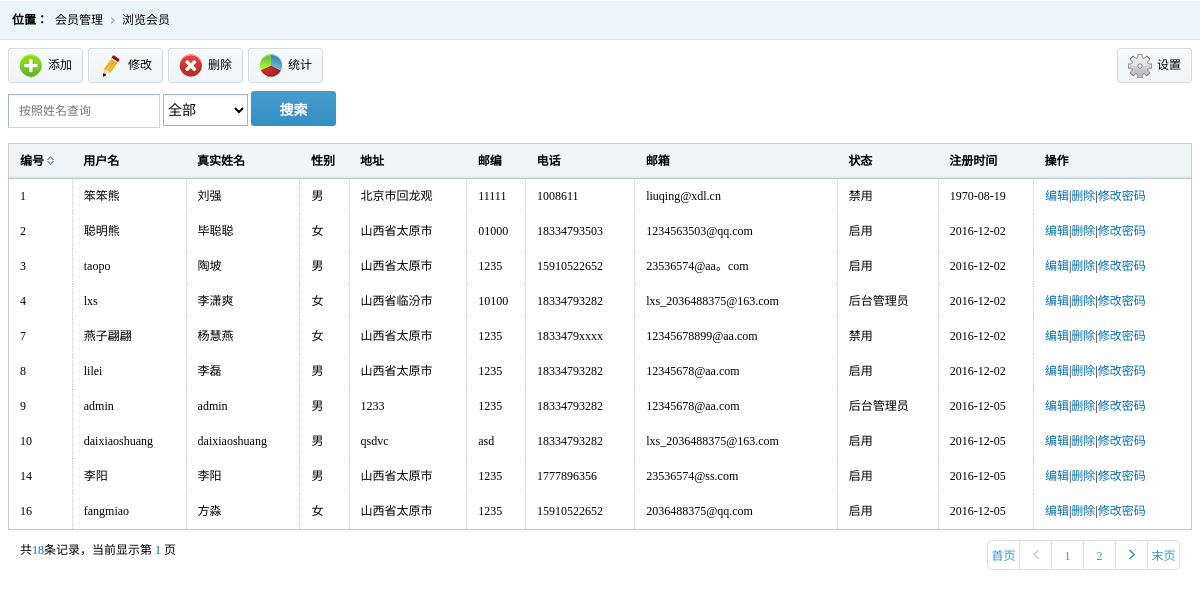
The app's page /shop/admin/vip/show.php (signed in) with its own data.
### tables this page shows
CREATE TABLE `users` (
  `id` int(11) NOT NULL,
  `username` varchar(32) NOT NULL,
  `name` varchar(32) NOT NULL,
  `pass` char(32) NOT NULL,
  `sex` tinyint(1) DEFAULT NULL,
  `address` varchar(255) DEFAULT NULL,
  `code` char(6) DEFAULT NULL,
  `phone` varchar(16) DEFAULT NULL,
  `email` varchar(50) NOT NULL,
  `state` tinyint(1) DEFAULT '1',
  `addtime` int(11) DEFAULT NULL
);

### shop/admin/vip/show.php (the view, shortened to what this page needs)
<!DOCTYPE html PUBLIC "-//W3C//DTD XHTML 1.0 Transitional//EN" "http://www.w3.org/TR/xhtml1/DTD/xhtml1-transitional.dtd">
<html xmlns="http://www.w3.org/1999/xhtml">
	<head>
		<link href="../css/style.css" rel="stylesheet" type="text/css" />
	</head>
	<body>
		<div class="place">
			<span>位置：</span>
			<ul class="placeul">
			<li><a href="#">会员管理</a></li>
			<li><a href="#">浏览会员</a></li>
			</ul>
		</div>
		<div class="rightinfo">
			<div class="tools">
				<ul class="toolbar">
				<li class="click"><span><img src="../images/t01.png" /></span>添加</li>
				<li class="click"><span><img src="../images/t02.png" /></span>修改</li>
				<li><span><img src="../images/t03.png" /></span>删除</li>
				<li><span><img src="../images/t04.png" /></span>统计</li>
				</ul>
				<ul class="toolbar1">
				<li><span><img src="../images/t05.png" /></span>设置</li>
				</ul>
			</div>
			<?php
				$gender = array(1 => "男",2 => "女");
				$zhutai = array(1 => "启用",2 => "禁用",0 => "后台管理员");
				$link = mysqli_connect(HOST,USER,PASS) or die("连接数据库失败");
				mysqli_select_db($link,DBNAME);
				mysqli_set_charset($link,"utf8");
				$count = "select count(*) from users {$where}";
				$res = mysqli_query($link,$count);
				$row = mysqli_fetch_array($res);
				$maxnum = $row[0];
				$pagesize = 10;
				$maxpage = ceil($maxnum/$pagesize);
				$page = empty($_GET['p'])?1:$_GET['p'];
				$limit = " limit ".($page - 1) * $pagesize.",".$pagesize;
				$sql = "select * from users {$where} {$limit}";
				$result = mysqli_query($link,$sql);
			?>
			<form action="show.php" method="get">
				<input type="text" name="name" class="scinput" placeholder="按照姓名查询">
				<select name="sex" class="scselect">
					<option value="">全部</option>
				</select>
				<input type="submit" class="scbtn" value="搜索">
			</form><br>
			<table class="tablelist">
				<thead>
					<tr>
						<th>编号<i class="sort"><img src="../images/px.gif" /></i></th>
						<th>用户名</th>
						<th>真实姓名</th>
						<th>性别</th>
						<th>地址</th>
						<th>邮编</th>
						<th>电话</th>
						<th>邮箱</th>
						<th>状态</th>
						<th>注册时间</th>
						<th>操作</th>
					</tr>
				</thead>
				<tbody>
				<?php
					while($row = mysqli_fetch_assoc($result)) {
						echo "<tr>";
						echo "<td>{$row['id']}</td>";
						echo "<td>{$row['username']}</td>";
						echo "<td>{$row['name']}</td>";
						echo "<td>{$gender[$row['sex']]}</td>";
						echo "<td>{$row['address']}</td>";
						echo "<td>{$row['code']}</td>";
						echo "<td>{$row['phone']}</td>";
						echo "<td>{$row['email']}</td>";
						echo "<td>{$zhutai[$row['state']]}</td>";
						echo "<td>".date("Y-m-d",$row['addtime'])."</td>";
						echo "<td><a href='edit.php?id={$row['id']}' class='tablelink'>编辑</a>|<a href='../controller/delete.php?id={$row['id']}&a=vip' class='tablelink'>删除</a>|<a href='xpass.php?id={$row['id']}' class='tablelink'>修改密码</a></td>";
						echo "</tr>";
					}
				?>
				</tbody>
			</table>
			<div class="pagin">
				<div class="message">共<i class="blue"><?php echo $maxnum; ?></i>条记录，当前显示第&nbsp;<i class="blue"><?php echo $page; ?>&nbsp;</i>页</div>
				<ul class="paginList">
				<?php
					$last = $page - 1;$next = $page + 1;
					echo "<li class='paginItem'><a href='./show.php?p=1{$url}'>首页</a></li>";
					echo "<li class='paginItem'><a href='./show.php?p={$last}{$url}'><span class='pagepre'></span></a></li>";
					for($i = 1;$i <= $maxpage;$i ++){
						echo "<li class='paginItem'><a href='./show.php?p={$i}{$url}'>{$i}</a></li>";
					}
					echo "<li class='paginItem'><a href='./show.php?p={$next}{$url}'><span class='pagenxt'></span></a></li>";
					echo "<li class='paginItem'><a href='./show.php?p={$maxpage}{$url}'>末页</a></li>";
				?>
				</ul>
			</div>
		</div>
	</body>
</html>

### shop/admin/css/style.css (style rules this page uses)
* { font-size:9pt;border:0;margin:0;padding:0; }
body { font-family:'微软雅黑'; margin:0 auto;min-width:980px; }
ul { display:block;margin:0;padding:0;list-style:none; }
li { display:block;margin:0;padding:0;list-style: none; }
img { border:0; }
dl,dt,dd,span { margin:0;padding:0;display:block; }
a,a:focus { text-decoration:none;color:#000;outline:none;blr:expression(this.onFocus=this.blur()); }
table { border-collapse:collapse;border-spacing: 0; }
.place { height:40px; background:url(../images/righttop.gif) repeat-x; }
.place span { line-height:40px; font-weight:bold;float:left; margin-left:12px; }
.placeul li { float:left; line-height:40px; padding-left:7px; padding-right:12px; background:url(../images/rlist.gif) no-repeat right; }
.placeul li:last-child { background:none; }
.rightinfo { padding:8px; }
.tools { clear:both; height:35px; margin-bottom:8px; }
.toolbar { float:left; }
.toolbar li { background:url(../images/toolbg.gif) repeat-x; line-height:33px; height:33px; border:solid 1px #d3dbde; float:left; padding-right:10px; margin-right:5px;border-radius: 3px; behavior:url(js/pie.htc); cursor:pointer; }
.toolbar li span { float:left; margin-left:10px; margin-right:5px; margin-top:5px; }
.toolbar1 { float:right; }
.toolbar1 li { background:url(../images/toolbg.gif) repeat-x; line-height:33px; height:33px; border:solid 1px #d3dbde; float:left; padding-right:10px; margin-left:5px;border-radius: 3px; behavior:url(js/pie.htc); }
.toolbar1 li span { float:left; margin-left:10px; margin-right:5px; margin-top:5px; }
.tablelist { border:solid 1px #cbcbcb; width:100%; clear:both; }
.tablelist th { background:url(../images/th.gif) repeat-x; height:34px; line-height:34px; border-bottom:solid 1px #b6cad2; text-indent:11px; text-align:left; }
.tablelist td { line-height:35px; text-indent:11px; border-right: dotted 1px #c7c7c7; }
.tablelink { color:#056dae; }
.sort { padding-left:3px; }
.pagin { position:relative;margin-top:10px;padding:0 12px; }
.pagin .blue { color:#056dae;font-style:normal; }
.pagin .paginList { position:absolute;right:12px;top:0; }
.pagin .paginList .paginItem { float:left; }
.pagin .paginList .paginItem a { float:left;width:31px;height:28px;border:1px solid #DDD; text-align:center;line-height:30px;border-left:none;color:#3399d5; }
.pagin .paginList .paginItem:first-child a { border-left:1px solid #DDD; }
.pagin .paginList .paginItem:first-child a { border-bottom-left-radius:5px;border-top-left-radius:5px; }
.pagin .paginList .paginItem:last-child a { border-bottom-right-radius:5px;border-top-right-radius:5px; }
.pagepre { background:url(../images/pre.gif) no-repeat center center; width:31px; height:28px; }
.pagenxt { background:url(../images/next.gif) no-repeat center center; width:31px; height:28px; }
.scinput { width:150px; height:32px; line-height:32px; border-top:solid 1px #a7b5bc; border-left:solid 1px #a7b5bc; border-right:solid 1px #ced9df; border-bottom:solid 1px #ced9df; background:url(../images/inputbg.gif) repeat-x; text-indent:10px; }
.scselect { width:85px; height:32px; line-height:32px; border:1px solid #a7b5bc;background:url(../images/inputbg.gif) repeat-x;font-size:14px; }
.scbtn { width:85px;height:35px; background:url(../images/btnbg.png) no-repeat center; font-size:14px;font-weight:bold;color:#fff; cursor:pointer;border-radius:3px; behavior:url(js/pie.htc); }

### records on screen
users: id "1", username "笨笨熊", name "刘强", sex "男", address "北京市回龙观", code "11111", phone "1008611", email "liuqing@xdl.cn", state "禁用", addtime "1970-08-19"
users: id "2", username "聪明熊", name "毕聪聪", sex "女", address "山西省太原市", code "01000", phone "18334793503", email "1234563503@qq.com", state "启用", addtime "2016-12-02"
users: id "3", username "taopo", name "陶坡", sex "男", address "山西省太原市", code "1235", phone "15910522652", email "23536574@aa。com", state "启用", addtime "2016-12-02"
users: id "4", username "lxs", name "李潇爽", sex "女", address "山西省临汾市", code "10100", phone "18334793282", email "lxs_2036488375@163.com", state "后台管理员", addtime "2016-12-02"
users: id "7", username "燕子翩翩", name "杨慧燕", sex "女", address "山西省太原市", code "1235", phone "1833479xxxx", email "12345678899@aa.com", state "禁用", addtime "2016-12-02"
users: id "8", username "lilei", name "李磊", sex "男", address "山西省太原市", code "1235", phone "18334793282", email "12345678@aa.com", state "启用", addtime "2016-12-02"
users: id "9", username "admin", name "admin", sex "男", address "1233", code "1235", phone "18334793282", email "12345678@aa.com", state "后台管理员", addtime "2016-12-05"
users: id "10", username "daixiaoshuang", name "daixiaoshuang", sex "男", address "qsdvc", code "asd", phone "18334793282", email "lxs_2036488375@163.com", state "启用", addtime "2016-12-05"
users: id "14", username "李阳", name "李阳", sex "男", address "山西省太原市", code "1235", phone "1777896356", email "23536574@ss.com", state "启用", addtime "2016-12-05"
users: id "16", username "fangmiao", name "方淼", sex "女", address "山西省太原市", code "1235", phone "15910522652", email "2036488375@qq.com", state "启用", addtime "2016-12-05"

### other values on screen
$maxnum "18"
$page "1"
